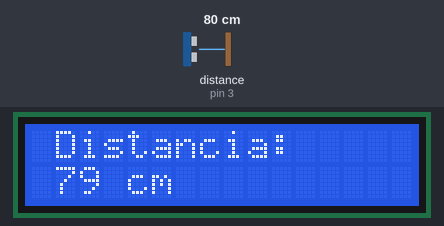
Bench run of a sketch on a simulated Arduino Uno, built with avr-gcc and run on an emulated ATmega328P. Parts: 16×2 character LCD. Wiring (inferred from the names in the program): ultrasonic range finder: trigger pin 2; echo pin 3. The test bench sets the inputs (shaded band); at power-on: distance to the obstacle (sensor on pin 3) 80 cm. The echo pulse lasts 58.3 µs per cm; what the sketch prints to the serial monitor is not drawn.

Above: at 1.2 s.
1.3 s: distance to the obstacle (sensor on pin 3) set to 2 cm
At 2.2 s:
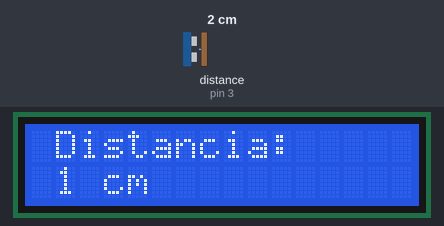
3.1 s: distance to the obstacle (sensor on pin 3) set to 120 cm
At 4.3 s:
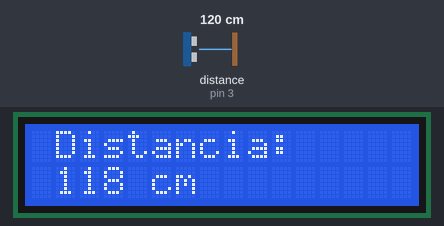
4.6 s: distance to the obstacle (sensor on pin 3) set to 4 cm
At 5.6 s:
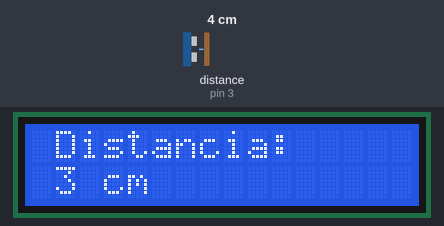
Timing chart, 0 to 7.6 s (numbered marks = the images above; inputs shaded):
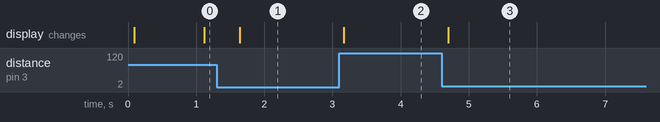

The sketch:

sketch_nov24a.ino
```cpp
#include <Wire.h>
#include <LiquidCrystal_I2C.h>

LiquidCrystal_I2C lcd(0x27, 16, 2);

const int trigPin = 2;
const int echoPin = 3;

long duracao;
int distancia;
int old_distancia = -999;

void setup() {
  Serial.begin(9600);

  pinMode(trigPin, OUTPUT);
  pinMode(echoPin, INPUT);

  lcd.init();
  lcd.backlight();
}

void loop() {
  digitalWrite(trigPin, LOW);
  delayMicroseconds(2);
  digitalWrite(trigPin, HIGH);
  delayMicroseconds(10);
  digitalWrite(trigPin, LOW);

  duracao = pulseIn(echoPin, HIGH);
  distancia = duracao * 0.034 / 2;

  if (distancia != old_distancia) {
    lcd.clear();
    lcd.setCursor(1, 0);
    lcd.print("Distancia:");

    lcd.setCursor(1, 1);
    lcd.print(String(distancia) + " cm");

    old_distancia = distancia;
  }

  Serial.println("Distancia: " + String(distancia) + " cm");

  delay(500);
}
```

Measured:
- after the input at 1.3 s, the display: changes after 0.34 s (image 1)
- after the input at 3.1 s, the display: changes after 0.07 s (image 2)
- after the input at 4.6 s, the display: changes after 0.10 s (image 3)
